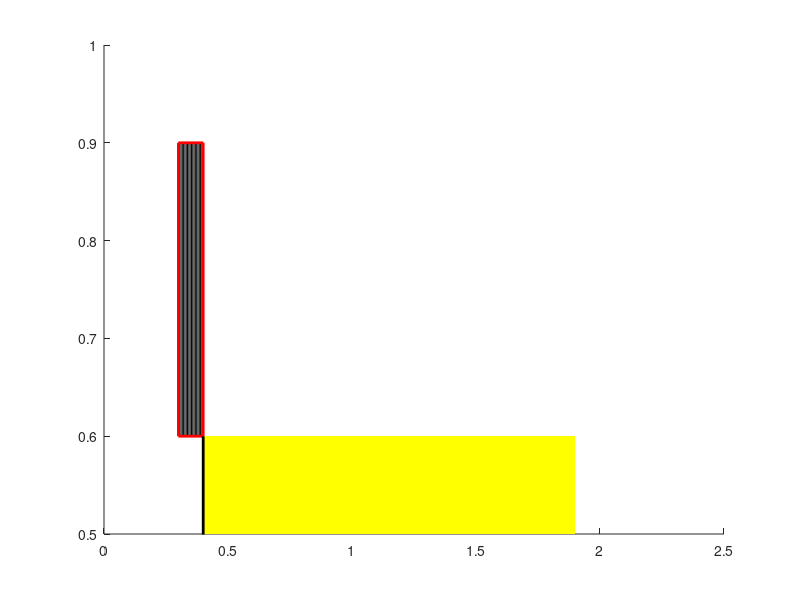

Recreate this plot in MATLAB. (Note: this script raises an error after producing the figure.)
%% This script generates figure visualizing the detection of correlated pairs
%  of bursts, correlated pairs of burst->inhibition periods, and the
%  detection of tonic periods.
%% Visualization of Detection of Correlated Bursts
f = figure;
max_delay = 1.5;

% Plot first PLs burst
pls_burst1_start = .3;
pls_burst1_end = .4;
pls_burst1_num_spikes = 20;
pls_burst1 = linspace(pls_burst1_start, pls_burst1_end,pls_burst1_num_spikes)';

pls_spikes = pls_burst1;
line([pls_spikes, pls_spikes]', repmat([1-.4; 1-.1],[1,length(pls_spikes)]),'Color','black');
xlim([0 2.5]); ylim([0.5 1]);

patch([pls_burst1_start, pls_burst1_end, pls_burst1_end, pls_burst1_start],...
    [1-.4, 1-.4, 1-.1, 1-.1], 'red', 'FaceColor', 'none', 'EdgeColor', 'red', 'LineWidth',2)

patch([pls_burst1_end, pls_burst1_end+max_delay, pls_burst1_end+max_delay, pls_burst1_end],...
    [1-.4, 1-.4, 1-.9, 1-.9], 'yellow', 'FaceColor', 'yellow', 'EdgeColor', 'none', 'LineWidth',1);

% Plot first correlated striosomal burst
strio_burst1_start = .8;
strio_burst1_end = .85;
strio_burst1_num_spikes = 10;
strio_burst1 = linspace(strio_burst1_start, strio_burst1_end,strio_burst1_num_spikes)';

strio_spikes = strio_burst1;
line([strio_spikes, strio_spikes]', repmat([1-.9; 1-.6],[1,length(strio_spikes)]),'Color','black');

patch([strio_burst1_start, strio_burst1_end, strio_burst1_end, strio_burst1_start],...
    [1-.9, 1-.9, 1-.6, 1-.6], 'red', 'FaceColor', 'none', 'EdgeColor', 'blue', 'LineWidth',2);
line([pls_burst1_end, pls_burst1_end], [1-.4, 1-.6], 'Color','black', 'LineWidth',2);
arrow([pls_burst1_end,1-.6], [strio_burst1_start, 1-.6],'LineWidth',2);

% Plot second correlated striosomal burst
strio_burst1_start = 1.5;
strio_burst1_end = 1.5 + .05/2;
strio_burst1_num_spikes = 5;
strio_burst1 = linspace(strio_burst1_start, strio_burst1_end,strio_burst1_num_spikes)';

strio_spikes = strio_burst1;
line([strio_spikes, strio_spikes]', repmat([1-.9; 1-.6],[1,length(strio_spikes)]),'Color','black');
xlim([0 2.5]); ylim([0 1]);

patch([strio_burst1_start, strio_burst1_end, strio_burst1_end, strio_burst1_start],...
    [1-.9, 1-.9, 1-.6, 1-.6], 'red', 'FaceColor', 'none', 'EdgeColor', 'blue', 'LineWidth',2);

line([pls_burst1_end, pls_burst1_end], [1-.4, 1-.6], 'Color','black', 'LineWidth',2);
arrow([pls_burst1_end,1-.6+.05], [strio_burst1_start, 1-.6+.05],'LineWidth',2);

xlabel('Time (s)');

% Plot a patch indicating time period we are searching for correlated
% bursts in
strio_burst1_start = .1;
strio_burst1_end = .1 + .05/2;
strio_burst1_num_spikes = 5;
strio_burst1 = linspace(strio_burst1_start, strio_burst1_end,strio_burst1_num_spikes)';

strio_spikes = strio_burst1;
line([strio_spikes, strio_spikes]', repmat([1-.9; 1-.6],[1,length(strio_spikes)]),'Color','black');
xlim([0 2.5]); ylim([0 1]);

patch([strio_burst1_start, strio_burst1_end, strio_burst1_end, strio_burst1_start],...
    [1-.9, 1-.9, 1-.6, 1-.6], 'red', 'FaceColor', 'none', 'EdgeColor', 'blue', 'LineWidth',2);

% Plot first non correlated striosomal burst
strio_burst1_start = 2.3;
strio_burst1_end = 2.3 + .05/2;
strio_burst1_num_spikes = 5;
strio_burst1 = linspace(strio_burst1_start, strio_burst1_end,strio_burst1_num_spikes)';

strio_spikes = strio_burst1;
line([strio_spikes, strio_spikes]', repmat([1-.9; 1-.6],[1,length(strio_spikes)]),'Color','black');
xlim([0 2.5]); ylim([0 1]);

patch([strio_burst1_start, strio_burst1_end, strio_burst1_end, strio_burst1_start],...
    [1-.9, 1-.9, 1-.6, 1-.6], 'red', 'FaceColor', 'none', 'EdgeColor', 'blue', 'LineWidth',2);


% Plot second non correleated striosomal burst
strio_burst1_start = 1.5;
strio_burst1_end = 1.5 + .05/2;
strio_burst1_num_spikes = 5;
strio_burst1 = linspace(strio_burst1_start, strio_burst1_end,strio_burst1_num_spikes)';

strio_spikes = strio_burst1;
line([strio_spikes, strio_spikes]', repmat([1-.9; 1-.6],[1,length(strio_spikes)]),'Color','black');
xlim([0 2.5]); ylim([0 1]);

patch([strio_burst1_start, strio_burst1_end, strio_burst1_end, strio_burst1_start],...
    [1-.9, 1-.9, 1-.6, 1-.6], 'red', 'FaceColor', 'none', 'EdgeColor', 'blue', 'LineWidth',2);

fig_dir = [ROOT_DIR 'Algorithm Visualizations/'];
if ~exist(fig_dir, 'dir')
    mkdir(fig_dir);
end
saveas(f,[fig_dir 'Correlated Bursts'], 'fig');
saveas(f,[fig_dir 'Correlated Bursts'], 'epsc2');
saveas(f,[fig_dir 'Correlated Bursts'], 'jpg');

%% Visualization of Detection of Bursts Correlated With an Inhibition Period
f = figure; subplot(3,1,1);

% Plot first PLs burst
pls_burst1_start = .3;
pls_burst1_end = .4;
pls_burst1_num_spikes = 20;
pls_burst1 = linspace(pls_burst1_start, pls_burst1_end,pls_burst1_num_spikes)';

pls_spikes = pls_burst1;
line([pls_spikes, pls_spikes]', repmat([1-.4; 1-.1],[1,length(pls_spikes)]),'Color','black');
xlim([0 2.5]); ylim([0.5 1]);

patch([pls_burst1_start, pls_burst1_end, pls_burst1_end, pls_burst1_start],...
    [1-.4, 1-.4, 1-.1, 1-.1], 'red', 'FaceColor', 'none', 'EdgeColor', 'red', 'LineWidth',2)

all_strio_spikes = [];
% Strio random spikes, high fr
strio_spikes = unifrnd(0,.3,10,1); all_strio_spikes = [all_strio_spikes; strio_spikes];
line([strio_spikes, strio_spikes]', repmat([1-.9; 1-.6],[1,length(strio_spikes)]),'Color','black');
strio_spikes = unifrnd(1,2.5,30,1); all_strio_spikes = [all_strio_spikes; strio_spikes];
line([strio_spikes, strio_spikes]', repmat([1-.9; 1-.6],[1,length(strio_spikes)]),'Color','black');
% Strio random spikes, low fr
strio_spikes = unifrnd(.4,1,3,1); all_strio_spikes = [all_strio_spikes; strio_spikes];
line([strio_spikes, strio_spikes]', repmat([1-.9; 1-.6],[1,length(strio_spikes)]),'Color','black');

% First strio burst
% strio_burst1_start = 1;
xlim([0 2.5]); ylim([0 1]);


all_strio_spikes = sort(all_strio_spikes);
ISI_thresholds = [mean(diff(all_strio_spikes)), mean(diff(all_strio_spikes))];
subplot(3,1,2);
hold on;
stairs(all_strio_spikes(1:end-1),log10(diff(all_strio_spikes)),'LineWidth',1,'Color','red');

[xb,yb] = stairs(all_strio_spikes(1:end-1),log10(diff(all_strio_spikes)));
aboveThreshold = (yb >= log10(ISI_thresholds(1)));
bottomLine = yb;
topLine = yb;
bottomLine(aboveThreshold) = NaN;
topLine(~aboveThreshold) = NaN;
plot(xb,bottomLine,'r','LineWidth',2);
plot(xb,topLine,'b','LineWidth',2);
line([0 2.5], log10(ISI_thresholds),'LineWidth',2,'Color','black');
xlim([0 2.5]);
xlabel('Time (s)'); ylabel('log ISI (s)');

hold off;

% arrow to strio inhibition end
subplot(3,1,1);
all_strio_spikes = all_strio_spikes(1:end-1);
strio_burst1_start = all_strio_spikes(find(diff([all_strio_spikes; 2.5]) < ISI_thresholds(1) & all_strio_spikes > pls_burst1_end,1));
line([pls_burst1_end, pls_burst1_end], [1-.4, 1-.6], 'Color','black', 'LineWidth',2,'LineStyle','-.');
arrow([pls_burst1_end,1-.6], [strio_burst1_start, 1-.6],'LineWidth',2,'LineStyle','-.');

fig_dir = [ROOT_DIR 'Algorithm Visualizations/'];
if ~exist(fig_dir, 'dir')
    mkdir(fig_dir);
end
saveas(f,[fig_dir 'Correlated Burst Inhibition Periods'], 'fig');
saveas(f,[fig_dir 'Correlated Burst Inhibition Periods'], 'epsc2');
saveas(f,[fig_dir 'Correlated Burst Inhibition Periods'], 'jpg');
%% Visualization of Detection of Tonic Periods
f = figure;

% First pls burst
pls_burst1_start = .3;
pls_burst1_end = .4;
pls_burst1_num_spikes = 20;
pls_burst1 = linspace(pls_burst1_start, pls_burst1_end,pls_burst1_num_spikes)';

pls_spikes = pls_burst1;
line([pls_spikes, pls_spikes]', repmat([1-.4; 1-.1],[1,length(pls_spikes)]),'Color','black');
xlim([0 2.5]); ylim([0.5 1]);

patch([pls_burst1_start, pls_burst1_end, pls_burst1_end, pls_burst1_start],...
    [1-.4, 1-.4, 1-.1, 1-.1], 'red', 'FaceColor', 'none', 'EdgeColor', 'red', 'LineWidth',2)


% Second pls burst
pls_burst1_start = 1.75;
pls_burst1_end = 1.8;
pls_burst1_num_spikes = 15;
pls_burst1 = linspace(pls_burst1_start, pls_burst1_end,pls_burst1_num_spikes)';

pls_spikes = pls_burst1;
line([pls_spikes, pls_spikes]', repmat([1-.4; 1-.1],[1,length(pls_spikes)]),'Color','black');
xlim([0 2.5]); ylim([0.5 1]);

patch([pls_burst1_start, pls_burst1_end, pls_burst1_end, pls_burst1_start],...
    [1-.4, 1-.4, 1-.1, 1-.1], 'red', 'FaceColor', 'none', 'EdgeColor', 'red', 'LineWidth',2)

% Random pls spikes
pls_spikes = unifrnd(0,2.5,20,1); 
pls_spikes = pls_spikes(pls_spikes < .3 | pls_spikes > .4 | pls_spikes < 1.75 | pls_spikes > 1.8);
line([pls_spikes, pls_spikes]', repmat([1-.4; 1-.1],[1,length(pls_spikes)]),'Color','black');

% Tonic period
tonic_period_start = .4 + .2;
tonic_period_end = 1.75 - .2;
p = patch([tonic_period_start, tonic_period_end, tonic_period_end, tonic_period_start],...
    [1-.4, 1-.4, 1-.1, 1-.1], 'yellow', 'FaceColor', 'yellow', 'EdgeColor', 'none', 'LineWidth',2);
uistack(p,'bottom');

% Arrow showing 'clearence time' of 200 ms before and after bursts
arrow([.4, 1-.4], [.4+.2, 1-.4],'Length',10); arrow([.4+.2, 1-.4], [.4, 1-.4],'Length',10);
text(.4, 1-.45, '200 ms');
arrow([1.75, 1-.4], [1.75-.2, 1-.4],'Length',10); arrow([1.75-.2, 1-.4], [1.75, 1-.4],'Length',10);
text(1.57, 1-.45, '200 ms');

xlim([0 2.5]); ylim([.4  1]);

fig_dir = [ROOT_DIR 'Algorithm Visualizations/'];
if ~exist(fig_dir, 'dir')
    mkdir(fig_dir);
end
saveas(f,[fig_dir 'Tonic Period Identification'], 'fig');
saveas(f,[fig_dir 'Tonic Period Identification'], 'epsc2');
saveas(f,[fig_dir 'Tonic Period Identification'], 'jpg');
